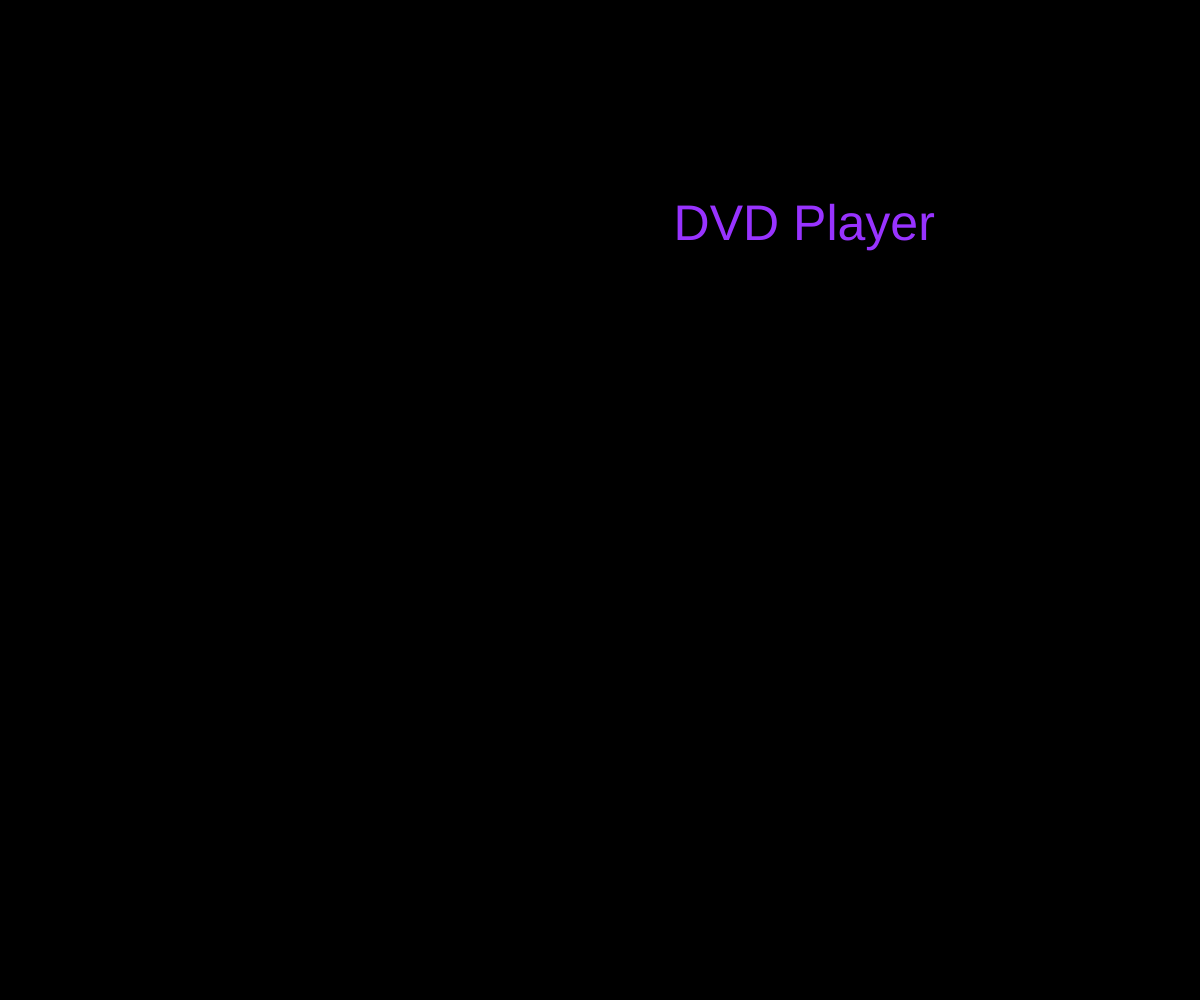
Frame 1 (no input)
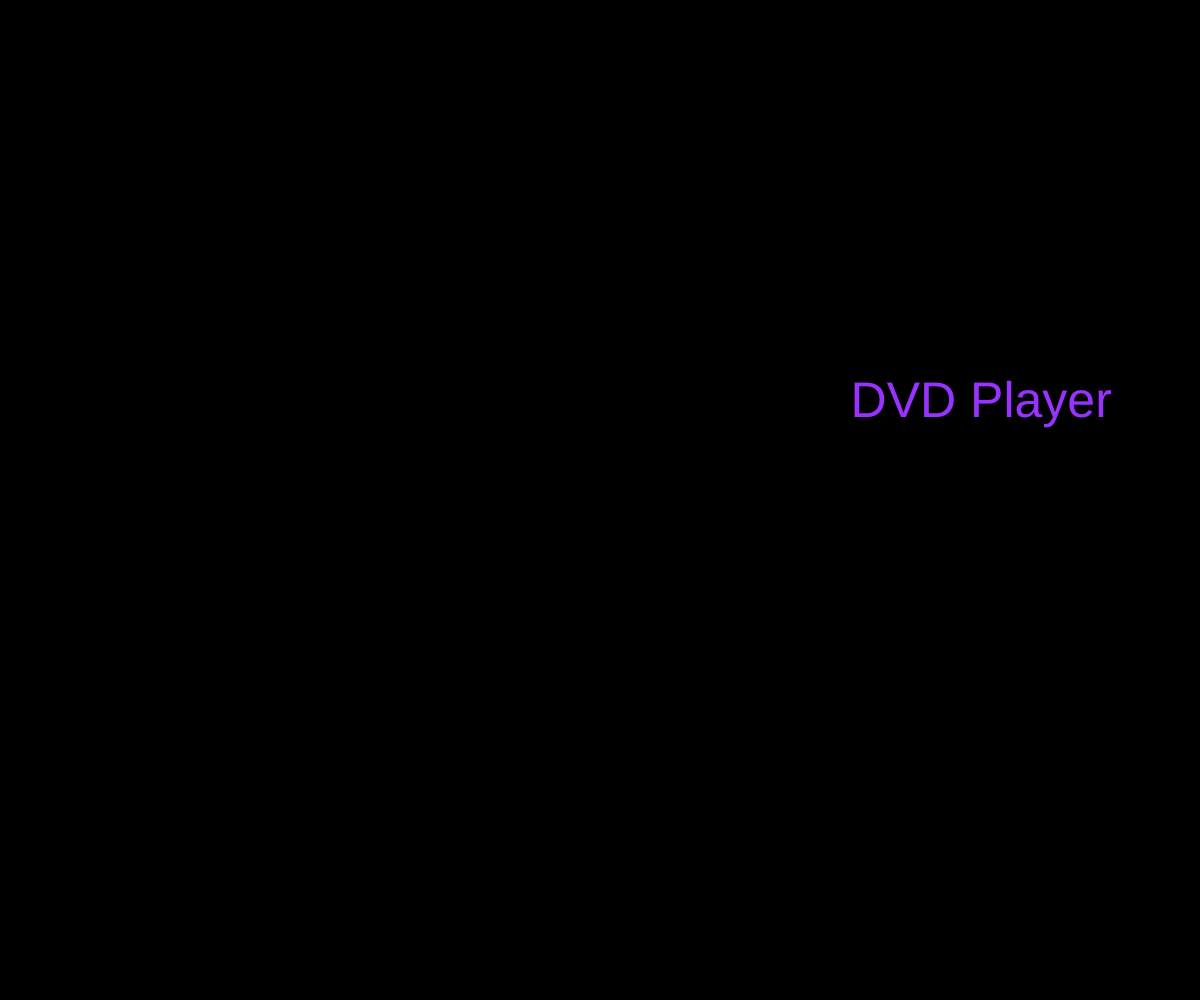
Frame 60 (no input)
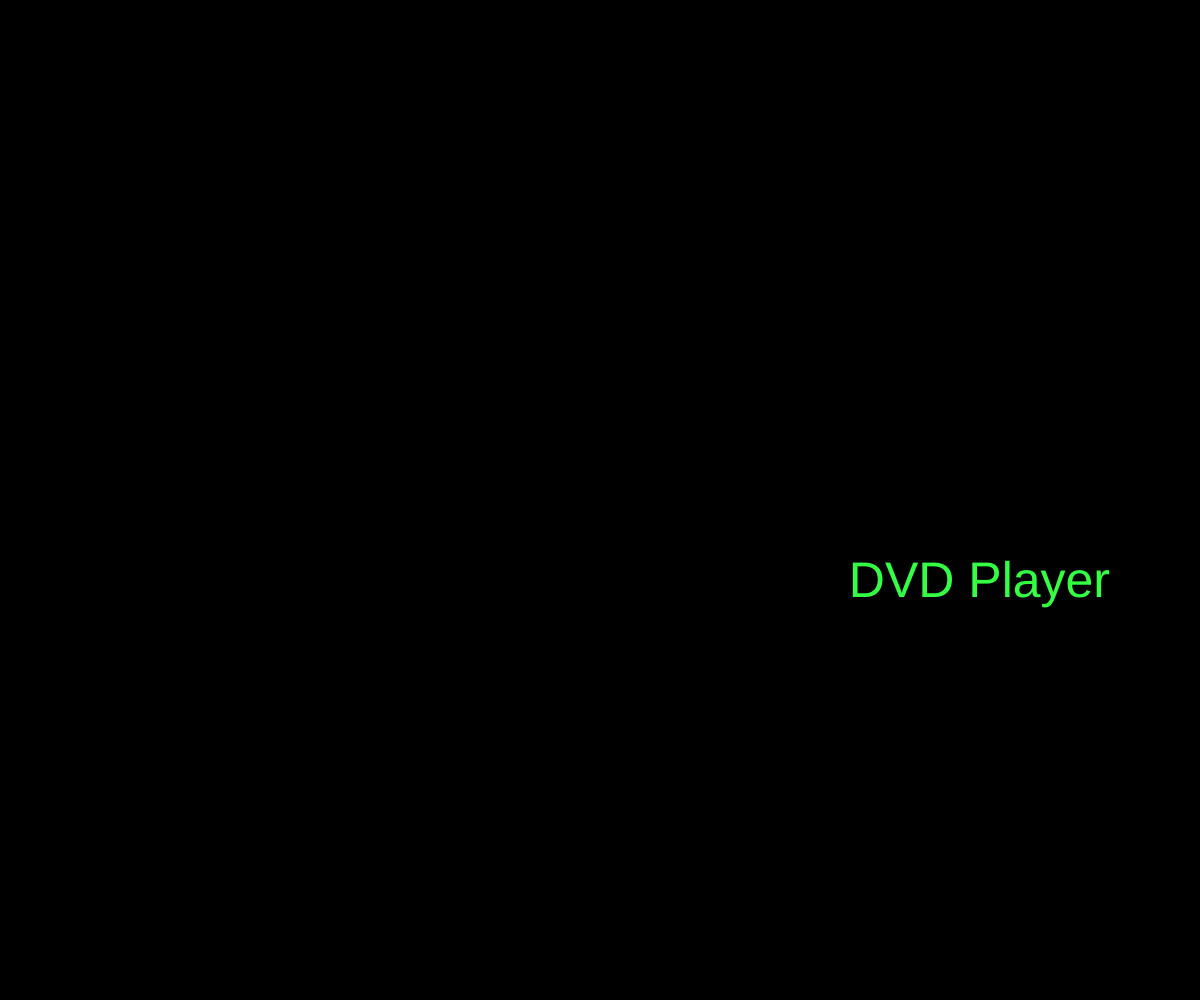
Frame 120 (the mouse pressed at the canvas centre since frame 60)

The p5.js sketch that drew these frames (run headless with seeded random() and noise() and a simulated clock; from frame 60 on, the mouse is pressed at the canvas centre):

// p5.js sketch
// ── sketch.js
// MAMD Creative Coding & Future Web, 2026, Amaury Hamon

let x, y;
let vx = 3;
let vy = 3;
let w, h;
let col;

function setup() {
  createCanvas(windowWidth, windowHeight);

  textAlign(CENTER, CENTER);
  textSize(50);

  // measure the label so we bounce off its edges, not its center
  w = textWidth("DVD Player");
  h = textAscent() + textDescent();

  x = random(w / 2, width - w / 2);
  y = random(h / 2, height - h / 2);
  
  col = randomColor();
}

function draw() {
  background(0);

  moveText();

  fill(col);
  noStroke();
  text("DVD Player", x, y);
}

function moveText() {
  // move the text
  x += vx;
  y += vy;

  // bounce off left/right walls
  if (x - w / 2 <= 0 || x + w / 2 >= width) {
    // reverse direction
    vx *= -1;
    x = constrain(x, w / 2, width - w / 2);
    col = randomColor();
  }

  // bounce off top/bottom walls
  if (y - h / 2 <= 0 || y + h / 2 >= height) {
    // reverse direction
    vy *= -1;
    y = constrain(y, h / 2, height - h / 2);
    col = randomColor();
  }
}

function randomColor() {
  colorMode(HSB);
  let c = color(random(360), 80, 100);
  colorMode(RGB);
  return c;
}

// adapt sketch to window resizing
function windowResized() {
  resizeCanvas(windowWidth, windowHeight);
  x = constrain(x, w / 2, width - w / 2);
  y = constrain(y, h / 2, height - h / 2);
}
